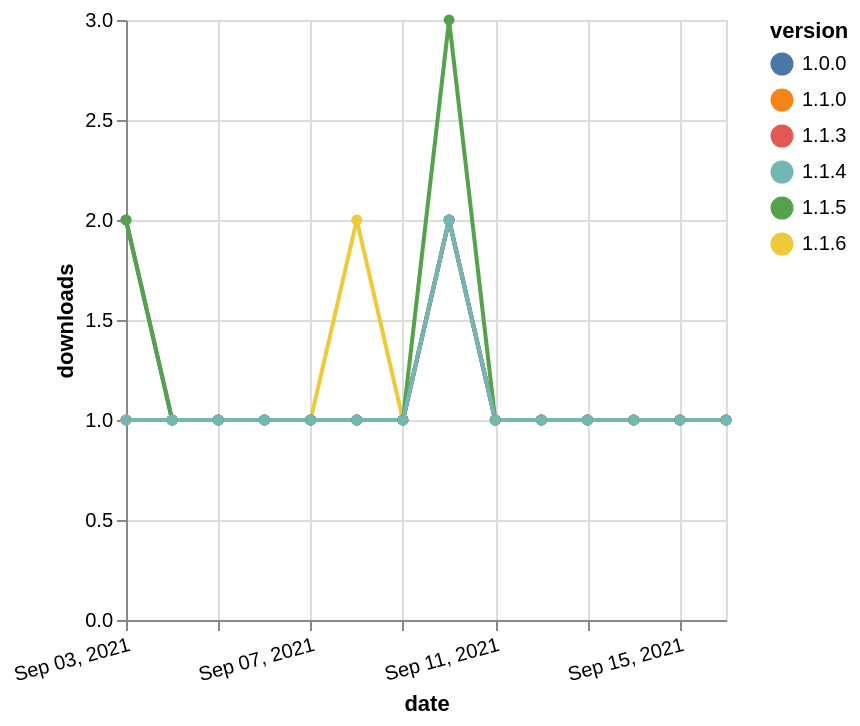

Here is the Vega-Lite specification saved for this chart:
### Vega-Lite specification from a JSON file in a GitHub repository (floating-point values rounded to 4 significant figures)
{"$schema": "https://vega.github.io/schema/vega-lite/v5.json", "description": "A simple bar chart with embedded data.", "data": {"values": [{"date": "2021-09-03", "total": 164, "delta": 1, "version": "1.1.0"}, {"date": "2021-09-04", "total": 165, "delta": 1, "version": "1.1.0"}, {"date": "2021-09-05", "total": 166, "delta": 1, "version": "1.1.0"}, {"date": "2021-09-06", "total": 167, "delta": 1, "version": "1.1.0"}, {"date": "2021-09-07", "total": 168, "delta": 1, "version": "1.1.0"}, {"date": "2021-09-08", "total": 169, "delta": 1, "version": "1.1.0"}, {"date": "2021-09-09", "total": 170, "delta": 1, "version": "1.1.0"}, {"date": "2021-09-10", "total": 172, "delta": 2, "version": "1.1.0"}, {"date": "2021-09-11", "total": 173, "delta": 1, "version": "1.1.0"}, {"date": "2021-09-12", "total": 174, "delta": 1, "version": "1.1.0"}, {"date": "2021-09-13", "total": 175, "delta": 1, "version": "1.1.0"}, {"date": "2021-09-14", "total": 176, "delta": 1, "version": "1.1.0"}, {"date": "2021-09-15", "total": 177, "delta": 1, "version": "1.1.0"}, {"date": "2021-09-16", "total": 178, "delta": 1, "version": "1.1.0"}, {"date": "2021-09-03", "total": 146, "delta": 1, "version": "1.1.6"}, {"date": "2021-09-04", "total": 147, "delta": 1, "version": "1.1.6"}, {"date": "2021-09-05", "total": 148, "delta": 1, "version": "1.1.6"}, {"date": "2021-09-06", "total": 149, "delta": 1, "version": "1.1.6"}, {"date": "2021-09-07", "total": 150, "delta": 1, "version": "1.1.6"}, {"date": "2021-09-08", "total": 152, "delta": 2, "version": "1.1.6"}, {"date": "2021-09-09", "total": 153, "delta": 1, "version": "1.1.6"}, {"date": "2021-09-10", "total": 155, "delta": 2, "version": "1.1.6"}, {"date": "2021-09-11", "total": 156, "delta": 1, "version": "1.1.6"}, {"date": "2021-09-12", "total": 157, "delta": 1, "version": "1.1.6"}, {"date": "2021-09-13", "total": 158, "delta": 1, "version": "1.1.6"}, {"date": "2021-09-14", "total": 159, "delta": 1, "version": "1.1.6"}, {"date": "2021-09-15", "total": 160, "delta": 1, "version": "1.1.6"}, {"date": "2021-09-16", "total": 161, "delta": 1, "version": "1.1.6"}, {"date": "2021-09-03", "total": 151, "delta": 1, "version": "1.1.3"}, {"date": "2021-09-04", "total": 152, "delta": 1, "version": "1.1.3"}, {"date": "2021-09-05", "total": 153, "delta": 1, "version": "1.1.3"}, {"date": "2021-09-06", "total": 154, "delta": 1, "version": "1.1.3"}, {"date": "2021-09-07", "total": 155, "delta": 1, "version": "1.1.3"}, {"date": "2021-09-08", "total": 156, "delta": 1, "version": "1.1.3"}, {"date": "2021-09-09", "total": 157, "delta": 1, "version": "1.1.3"}, {"date": "2021-09-10", "total": 159, "delta": 2, "version": "1.1.3"}, {"date": "2021-09-11", "total": 160, "delta": 1, "version": "1.1.3"}, {"date": "2021-09-12", "total": 161, "delta": 1, "version": "1.1.3"}, {"date": "2021-09-13", "total": 162, "delta": 1, "version": "1.1.3"}, {"date": "2021-09-14", "total": 163, "delta": 1, "version": "1.1.3"}, {"date": "2021-09-15", "total": 164, "delta": 1, "version": "1.1.3"}, {"date": "2021-09-16", "total": 165, "delta": 1, "version": "1.1.3"}, {"date": "2021-09-03", "total": 149, "delta": 2, "version": "1.0.0"}, {"date": "2021-09-04", "total": 150, "delta": 1, "version": "1.0.0"}, {"date": "2021-09-05", "total": 151, "delta": 1, "version": "1.0.0"}, {"date": "2021-09-06", "total": 152, "delta": 1, "version": "1.0.0"}, {"date": "2021-09-07", "total": 153, "delta": 1, "version": "1.0.0"}, {"date": "2021-09-08", "total": 154, "delta": 1, "version": "1.0.0"}, {"date": "2021-09-09", "total": 155, "delta": 1, "version": "1.0.0"}, {"date": "2021-09-10", "total": 157, "delta": 2, "version": "1.0.0"}, {"date": "2021-09-11", "total": 158, "delta": 1, "version": "1.0.0"}, {"date": "2021-09-12", "total": 159, "delta": 1, "version": "1.0.0"}, {"date": "2021-09-13", "total": 160, "delta": 1, "version": "1.0.0"}, {"date": "2021-09-14", "total": 161, "delta": 1, "version": "1.0.0"}, {"date": "2021-09-15", "total": 162, "delta": 1, "version": "1.0.0"}, {"date": "2021-09-16", "total": 163, "delta": 1, "version": "1.0.0"}, {"date": "2021-09-03", "total": 185, "delta": 2, "version": "1.1.5"}, {"date": "2021-09-04", "total": 186, "delta": 1, "version": "1.1.5"}, {"date": "2021-09-05", "total": 187, "delta": 1, "version": "1.1.5"}, {"date": "2021-09-06", "total": 188, "delta": 1, "version": "1.1.5"}, {"date": "2021-09-07", "total": 189, "delta": 1, "version": "1.1.5"}, {"date": "2021-09-08", "total": 190, "delta": 1, "version": "1.1.5"}, {"date": "2021-09-09", "total": 191, "delta": 1, "version": "1.1.5"}, {"date": "2021-09-10", "total": 194, "delta": 3, "version": "1.1.5"}, {"date": "2021-09-11", "total": 195, "delta": 1, "version": "1.1.5"}, {"date": "2021-09-12", "total": 196, "delta": 1, "version": "1.1.5"}, {"date": "2021-09-13", "total": 197, "delta": 1, "version": "1.1.5"}, {"date": "2021-09-14", "total": 198, "delta": 1, "version": "1.1.5"}, {"date": "2021-09-15", "total": 199, "delta": 1, "version": "1.1.5"}, {"date": "2021-09-16", "total": 200, "delta": 1, "version": "1.1.5"}, {"date": "2021-09-03", "total": 253, "delta": 1, "version": "1.1.4"}, {"date": "2021-09-04", "total": 254, "delta": 1, "version": "1.1.4"}, {"date": "2021-09-05", "total": 255, "delta": 1, "version": "1.1.4"}, {"date": "2021-09-06", "total": 256, "delta": 1, "version": "1.1.4"}, {"date": "2021-09-07", "total": 257, "delta": 1, "version": "1.1.4"}, {"date": "2021-09-08", "total": 258, "delta": 1, "version": "1.1.4"}, {"date": "2021-09-09", "total": 259, "delta": 1, "version": "1.1.4"}, {"date": "2021-09-10", "total": 261, "delta": 2, "version": "1.1.4"}, {"date": "2021-09-11", "total": 262, "delta": 1, "version": "1.1.4"}, {"date": "2021-09-12", "total": 263, "delta": 1, "version": "1.1.4"}, {"date": "2021-09-13", "total": 264, "delta": 1, "version": "1.1.4"}, {"date": "2021-09-14", "total": 265, "delta": 1, "version": "1.1.4"}, {"date": "2021-09-15", "total": 266, "delta": 1, "version": "1.1.4"}, {"date": "2021-09-16", "total": 267, "delta": 1, "version": "1.1.4"}]}, "width": "container", "mark": {"type": "line", "point": {"filled": true}}, "encoding": {"x": {"field": "date", "type": "temporal", "timeUnit": "yearmonthdate", "title": "date", "axis": {"labelAngle": -15}}, "y": {"field": "delta", "type": "quantitative", "title": "downloads"}, "color": {"field": "version", "type": "nominal"}, "tooltip": {"field": "delta"}}}
